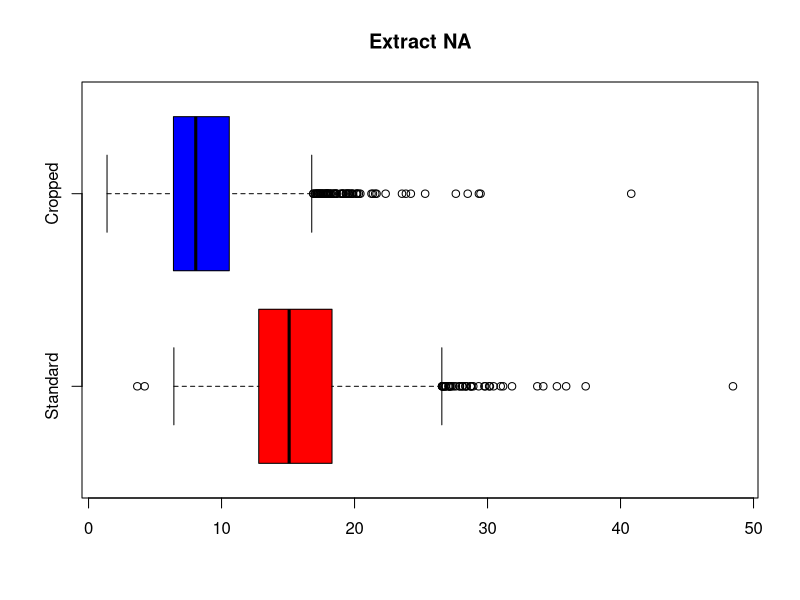
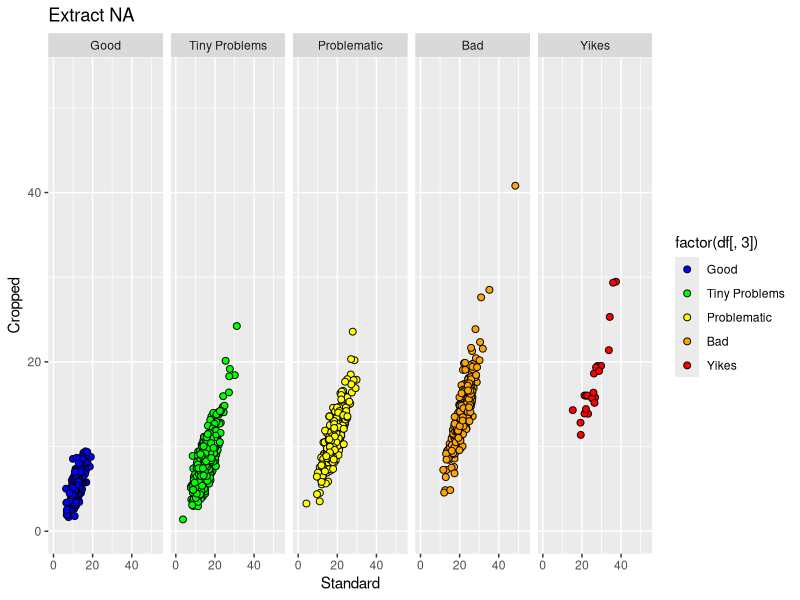
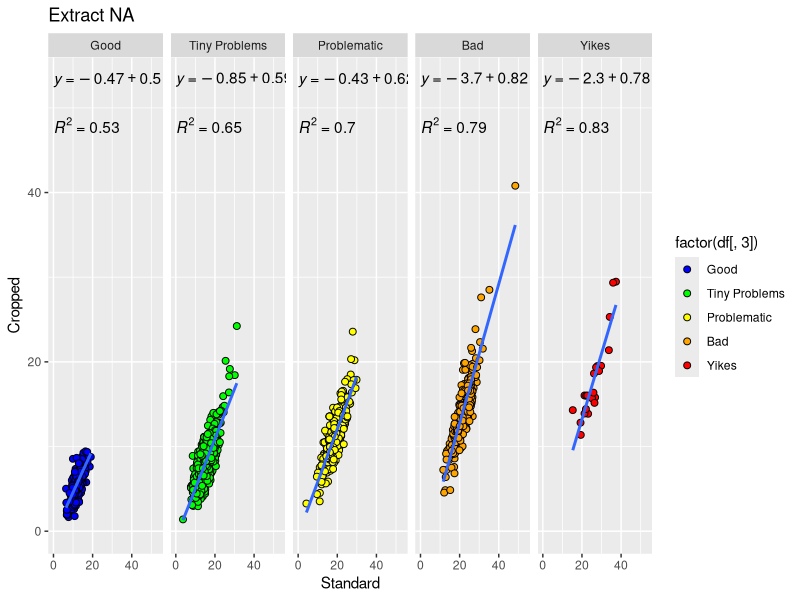

Write R code to recreate these figures, in order.
## ---- chunk 1
knitr::opts_chunk$set(echo = TRUE)
if (!require(fastDummies)) install.packages('fastDummies')
if (!require(tidyverse)) install.packages('tidyverse')
if (!require(ggplot2)) install.packages('ggplot2')
if (!require(ggpubr)) install.packages('ggpubr')
library(fastDummies)
library(tidyverse)
library(ggplot2)
library(ggpubr)

## ---- chunk 2
full_data = read.csv(file = "../data/std_and_cropped_data_12_20_2022.csv", header=TRUE)
## ---- chunk 3

full_data = full_data %>% mutate(
  Quality = factor(Quality, levels=c("Good", "Tiny Problems", "Problematic", "Bad", "Yikes")),
  Problem = factor(Problem)
)

## ---- chunk 4
comparison <- function(df, feature) {

  upper = max(max(df[,1]), max(df[,2]))
  upper = upper * 1.1
  scatty = ggplot(df, aes(x=df[,1], y=df[,2])) +
    geom_point(data = select(df,-3), col="grey") +
    geom_point(size=2, pch=21, aes(fill=factor(df[,3]))) +
    scale_fill_manual(values=c("blue","green","yellow", "orange", "red")) + 
    xlim(0,upper) +
    ylim(0,upper) +
    xlab("Standard") +
    ylab("Cropped") +
    ggtitle(feature) +
    #geom_smooth(method=lm, se = FALSE, aes(group = 1)) +
    #stat_regline_equation(label.y = upper, aes(label = ..eq.label..)) +
    #stat_regline_equation(label.y = upper*0.9, aes(label = ..rr.label..)) +
    facet_grid(~df[,3])
  
  boxy = boxplot(df[,1], df[,2],
          horizontal = TRUE,
          main = feature,
          names = c("Standard", "Cropped"),
          col = c("red", "blue"))
          
  print(scatty)
  boxy
  summ = data.frame(min = numeric(),
                  firstQ = numeric(),
                  med = numeric(),
                  mean = numeric(),
                  thirdQ = numeric(),
                  max = numeric())
  
  print(paste("Summary Info of", feature))
  summ[1,] = summary(df[,1])
  summ[2,] = summary(df[,2])
  rownames(summ) = c("Standard", "Cropped")
  print(summ)
}
## ---- chunk 5
comparison(data.frame(full_data$extract_na, full_data$extract_na_cropped, full_data$Quality), feature = "Extract NA")
#comparison(full_data$assess_percentile_na_proportion, full_data$assess_percentile_na_proportion_cropped, feature = "Assess percentile NA proportion")
#comparison(full_data$assess_col_na, full_data$assess_col_na_cropped, feature = "assess col NA")
#comparison(full_data$assess_bottomempty, full_data$assess_bottomempty_cropped, feature = "Bottom Empty")
#comparison(full_data$assess_median_na_proportion, full_data$assess_median_na_proportion_cropped, feature = "Assess median NA proportion")
## ---- chunk 6
df = data.frame(full_data$extract_na, full_data$extract_na_cropped, full_data$Quality)
feature = "Extract NA"
upper = max(max(df[,1]), max(df[,2]))
upper = upper * 1.1
ggplot(df, aes(x=df[,1], y=df[,2])) +
    geom_point(data = df[,-3], col="grey", size = 1, aes(group=1)) +
    geom_point(size=2, pch=21, aes(fill=factor(df[,3]), group=2)) +
    scale_fill_manual(values=c("blue","green","yellow", "orange", "red")) + 
    xlim(0,upper) +
    ylim(0,upper) +
    xlab("Standard") +
    ylab("Cropped") +
    ggtitle(feature) +
    geom_smooth(formula = y ~ x, method=lm, se = FALSE) +
    stat_regline_equation(label.y = upper, aes(label = ..eq.label..)) +
    stat_regline_equation(label.y = upper*0.9, aes(label = ..rr.label..)) +
    facet_grid(~df[,3])
